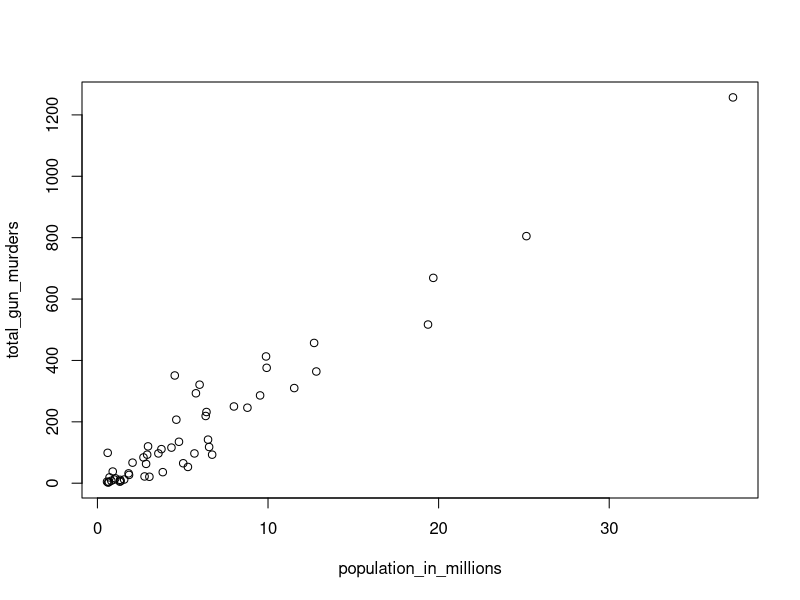

The R source for this figure:
#basic scatter plot

library(dslabs)
population_in_millions <- murders$population / 10^6
total_gun_murders <- murders$total
plot(population_in_millions , total_gun_murders)
